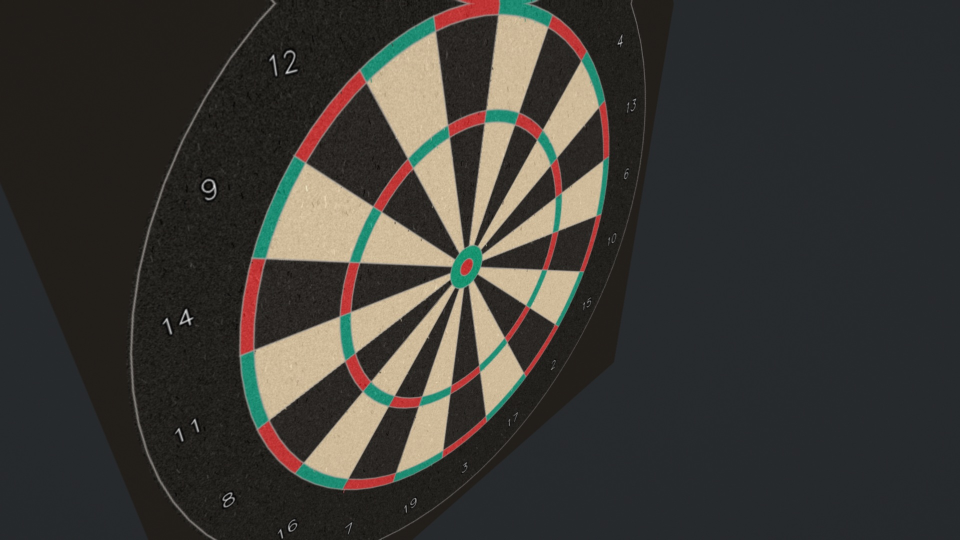
#> input picture calibration_evidence/camera_0_raw.jpg, 1920 x 1080 px (shown at 1/2 size); its folder holds only this picture in this run
$ python -i template_registration.py   (imports and definitions only)
#> lines starting #> are read from the running program, lines starting #| are printed output that depends on the picture
"""Direct observed-pattern registration and explicit ring-boundary measurements.

The objective is image appearance in canonical board coordinates, not distances
between detected corners and model corners. A homography seed may come from a
geometric detector. Neither camera intrinsics nor pose decomposition is required.
Input should be undistorted if significant lens curvature is present: a 3x3 H
cannot represent a general lens-correction warp.
"""
import cv2 as cv
import numpy as np


def contrast_normalized(gray,scale=1.):
    smooth=cv.GaussianBlur(gray.astype(np.float32),(0,0),max(.6,scale))
    mean=cv.GaussianBlur(smooth,(0,0),9*scale)
    variance=cv.GaussianBlur(smooth*smooth,(0,0),9*scale)-mean*mean
    return np.clip((smooth-mean)/np.sqrt(np.maximum(variance,12.**2)),-3,3).astype(np.float32)


# [160 lines left out: functions coarse_grayscale_seed, refine_appearance, measure_ring_boundaries, verify_scoring_boundaries, not called in this run]

>>> import cv2
>>> picture = cv2.imread('calibration_evidence/camera_0_raw.jpg', cv2.IMREAD_GRAYSCALE)
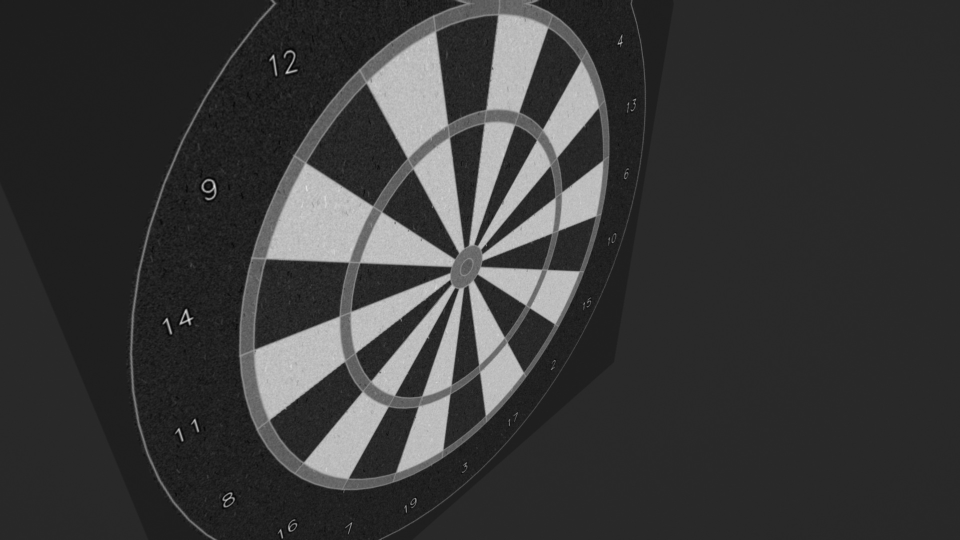
#> picture: shape (1080, 1920) (shown at 1/2 size); min 0, max 232, mean 56.8
>>> result = contrast_normalized(picture)
#> in contrast_normalized, `mean=cv.GaussianBlur(smooth,(0,0),9*scale)`:
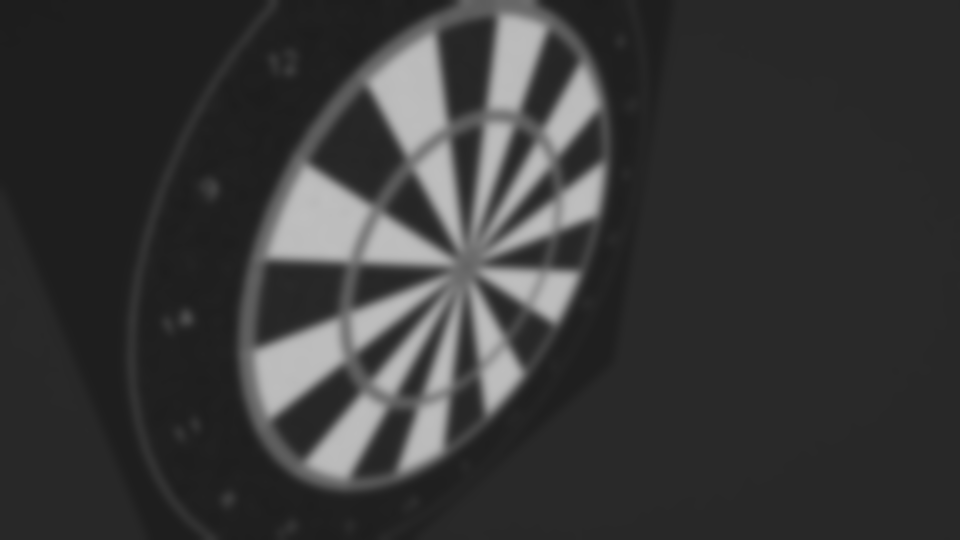
#> mean: shape (1080, 1920) float32 (shown at 1/2 size); min 28.94, max 191.3, mean 56.8
#> in contrast_normalized, `variance=cv.GaussianBlur(smooth*smooth,(0,0),9*scale)-mean*mean`:
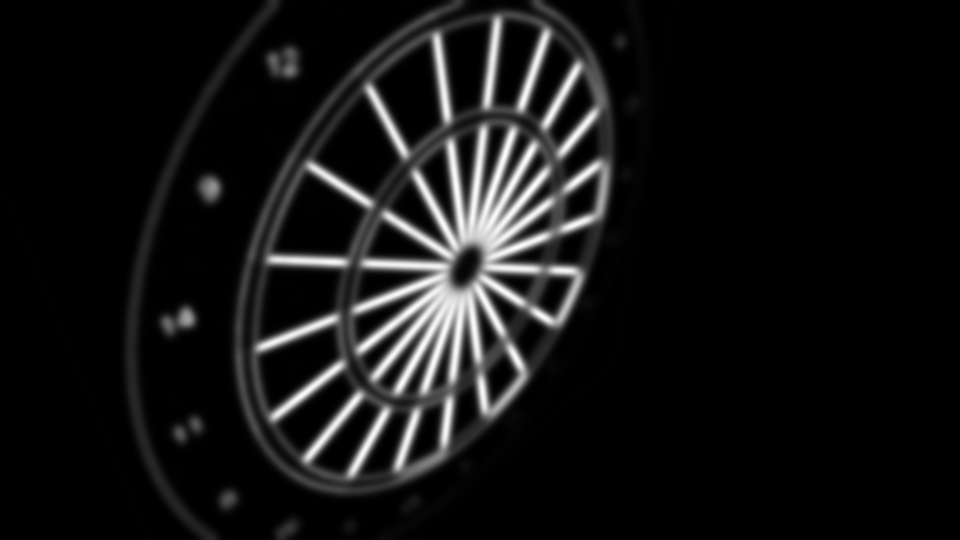
#> variance: shape (1080, 1920) float32 (shown at 1/2 size); min 0.00818, max 4979.6, mean 402.7; drawn with min black and max white
#> in contrast_normalized, `return np.clip((smooth-mean)/np.sqrt(np.maximum(variance,12.**2)),-3,3..`:
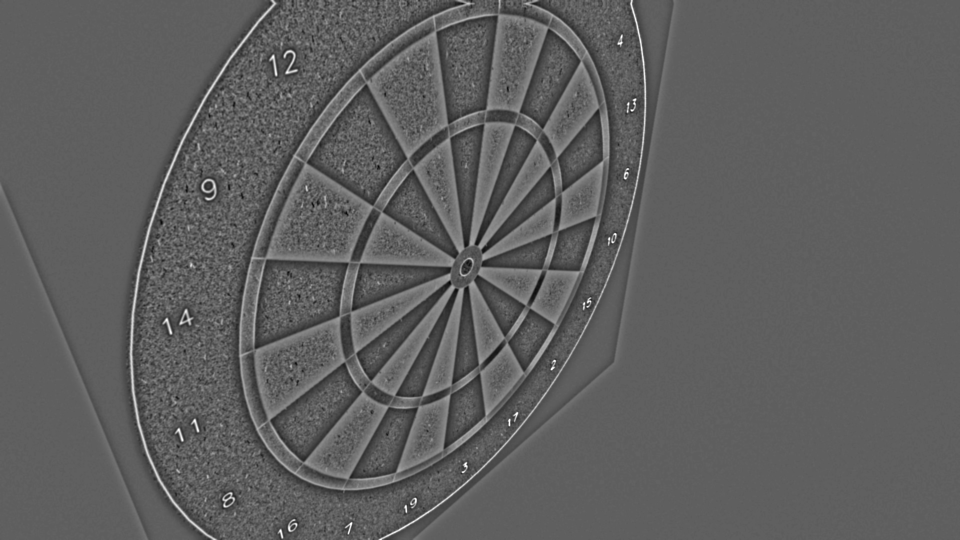
#> returned value: shape (1080, 1920) float32 (shown at 1/2 size); min -1.8, max 3, mean -0.00486; drawn with min black and max white

$ run again, on calibration_evidence/camera_1_raw.jpg
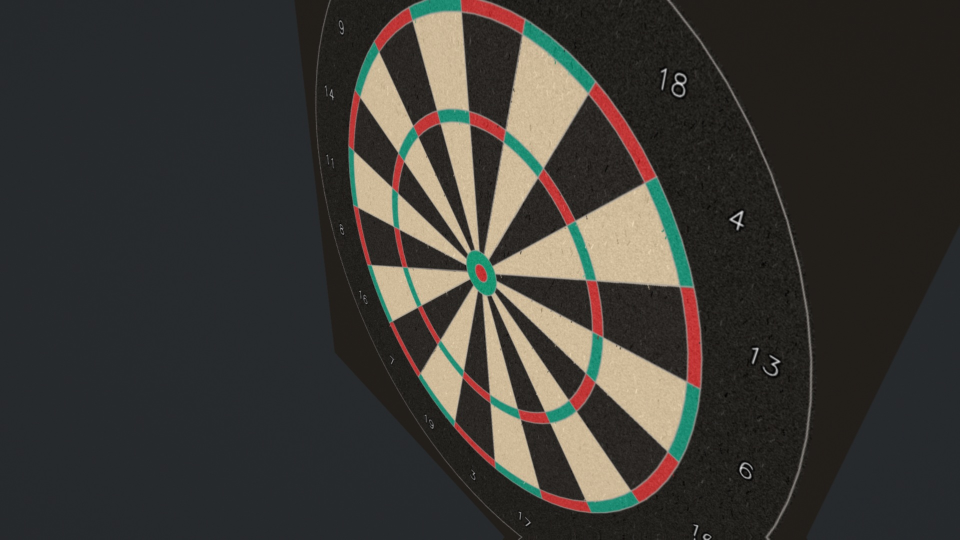
#> input picture calibration_evidence/camera_1_raw.jpg, 1920 x 1080 px (shown at 1/2 size)
#> in contrast_normalized, `variance=cv.GaussianBlur(smooth*smooth,(0,0),9*scale)-mean*mean`:
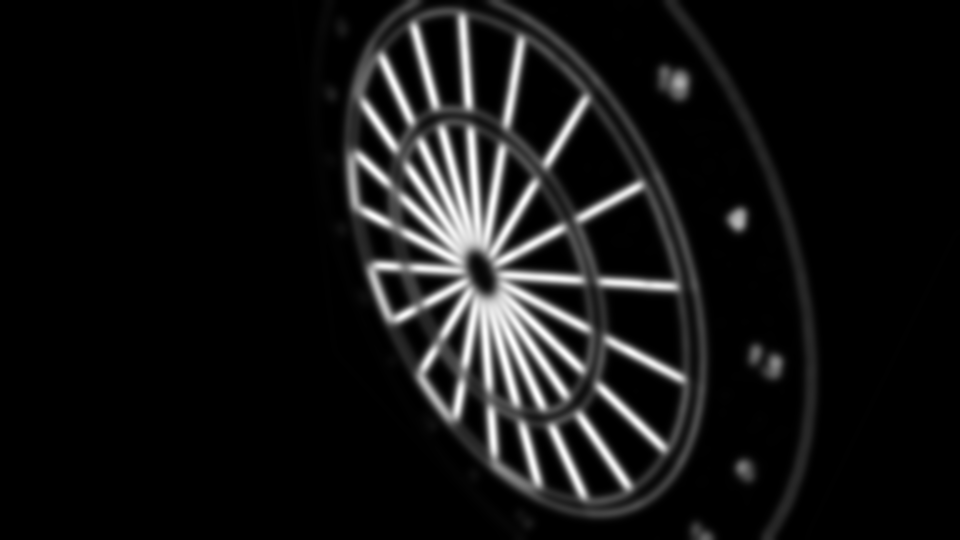
#> variance: shape (1080, 1920) float32 (shown at 1/2 size); min 0.00806, max 5002.6, mean 406.7; drawn with min black and max white
#> in contrast_normalized, `return np.clip((smooth-mean)/np.sqrt(np.maximum(variance,12.**2)),-3,3..`:
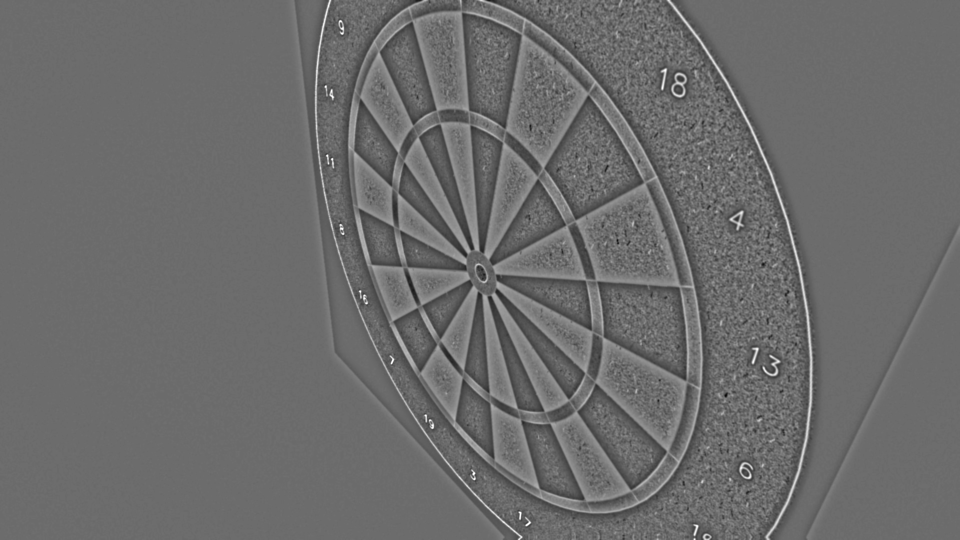
#> returned value: shape (1080, 1920) float32 (shown at 1/2 size); min -2.22, max 3, mean -0.00462; drawn with min black and max white

$ run again, on calibration_evidence/camera_2_raw.jpg
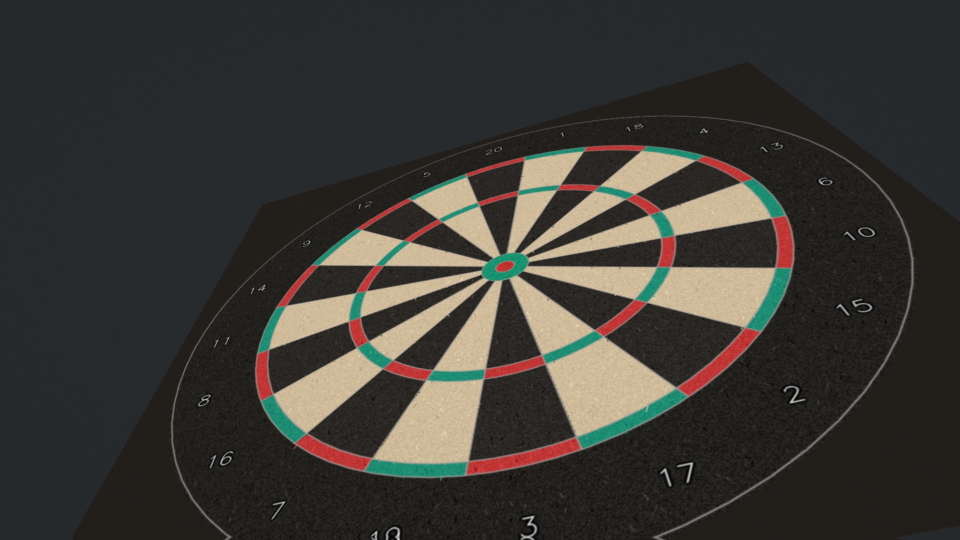
#> input picture calibration_evidence/camera_2_raw.jpg, 1920 x 1080 px (shown at 1/2 size)
#> in contrast_normalized, `variance=cv.GaussianBlur(smooth*smooth,(0,0),9*scale)-mean*mean`:
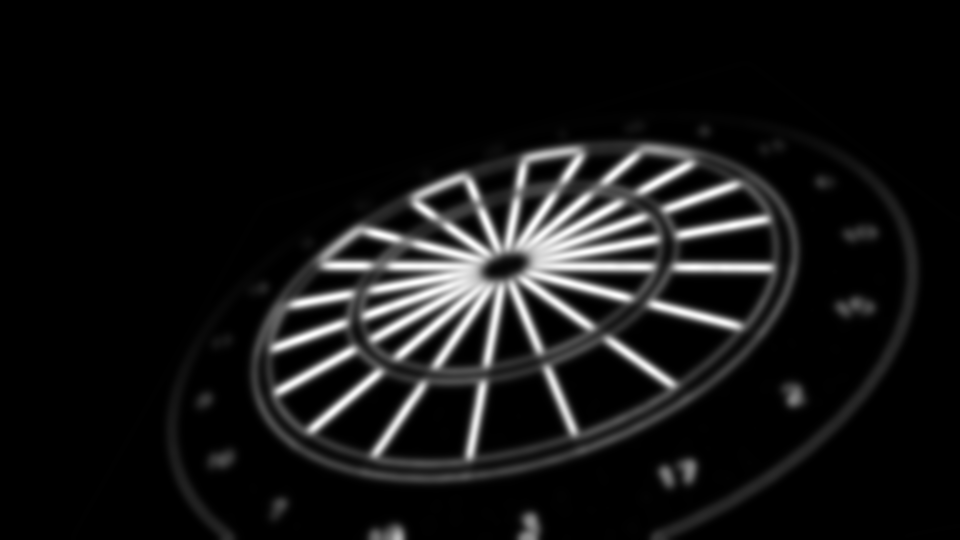
#> variance: shape (1080, 1920) float32 (shown at 1/2 size); min 0.0114, max 4989.8, mean 416.8; drawn with min black and max white
#> in contrast_normalized, `return np.clip((smooth-mean)/np.sqrt(np.maximum(variance,12.**2)),-3,3..`:
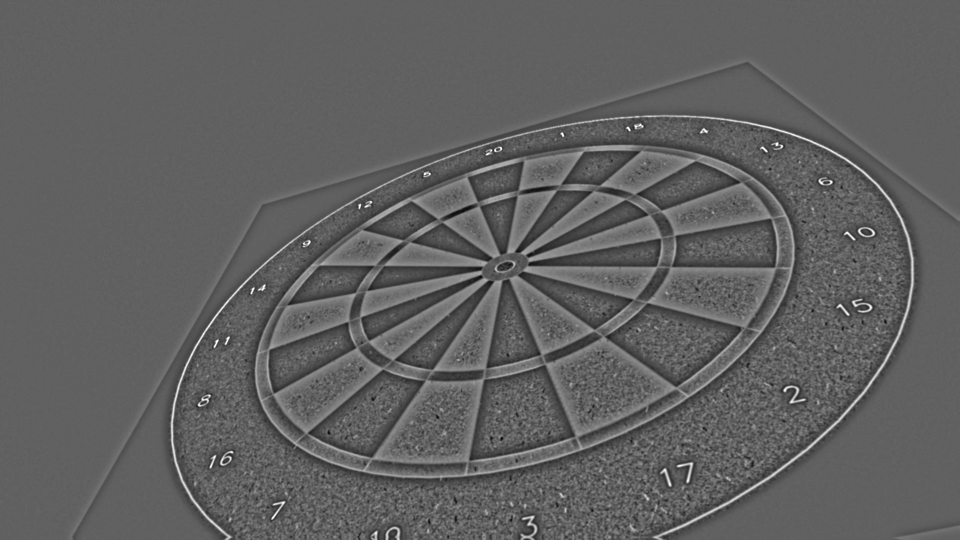
#> returned value: shape (1080, 1920) float32 (shown at 1/2 size); min -1.84, max 3, mean -0.00592; drawn with min black and max white
